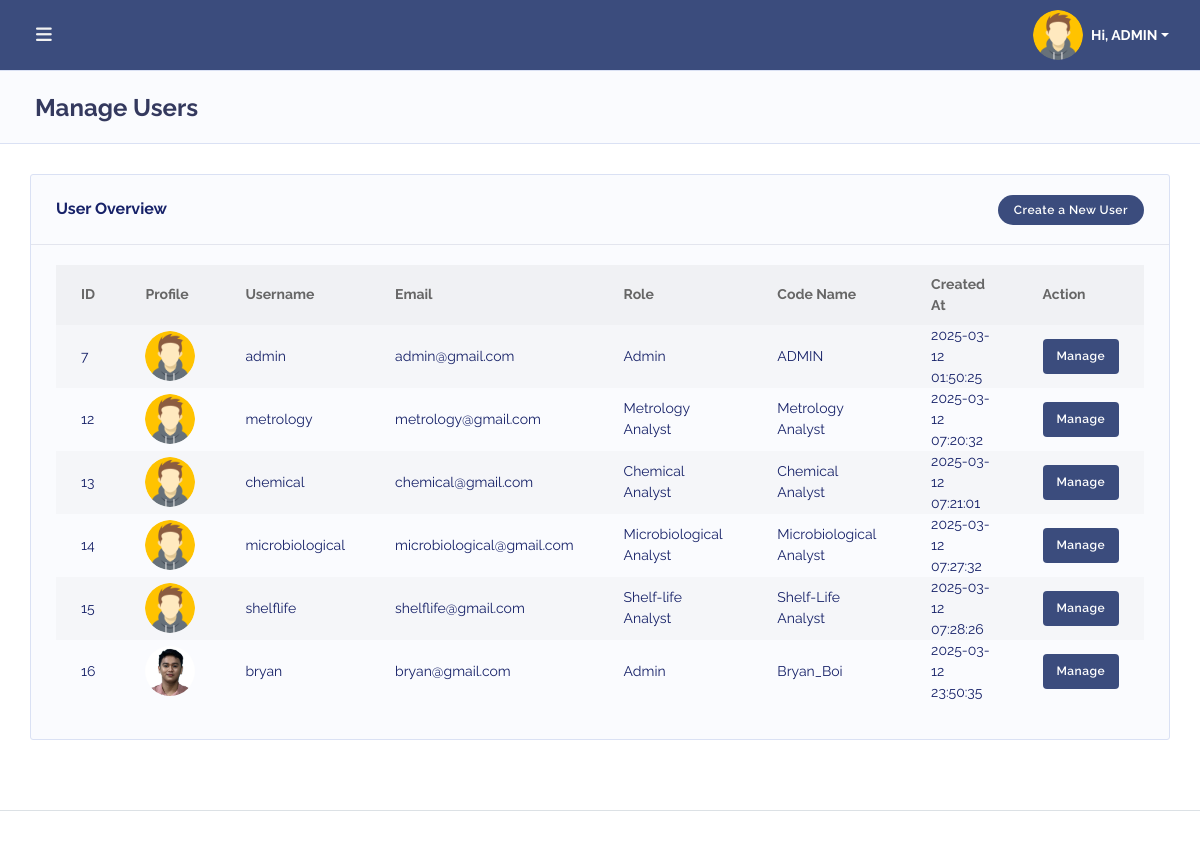
Page /manage_user.php (signed in) on the committed database.
### tables this page shows
CREATE TABLE `users` (
  `user_id` int(11) NOT NULL,
  `username` varchar(50) NOT NULL,
  `email` varchar(100) NOT NULL,
  `password` varchar(255) NOT NULL,
  `role` tinyint(1) NOT NULL DEFAULT 3 COMMENT '1 = Admin, 2 = Metrology Analyst, 3 = Chemical Analyst, 4 = Microbiological Analyst, 5 = Shelf-life Analyst',
  `code_name` varchar(100) DEFAULT NULL,
  `user_picture` varchar(255) DEFAULT NULL,
  `created_at` timestamp NOT NULL DEFAULT current_timestamp()
);

### manage_user.php (the view, shortened to what this page needs)
<?php
include 'temp_db.php';
$query = "SELECT user_id, username, email, role, code_name, user_picture, created_at
          FROM users
          WHERE role IN (1, 2, 3, 4, 5)";
$result = $conn->query($query);
$roles = [
    1 => 'Admin',
    2 => 'Metrology Analyst',
    3 => 'Chemical Analyst',
    4 => 'Microbiological Analyst',
    5 => 'Shelf-life Analyst'
];
?>
<!DOCTYPE html>
<html lang="en">
<head>
    <?php include('includes/header.php'); ?>
    <link rel="stylesheet" href="assets/modules/datatables/datatables.min.css">
    <link rel="stylesheet" href="assets/modules/datatables/DataTables-1.10.16/css/dataTables.bootstrap4.min.css">
    <link rel="stylesheet" href="assets/modules/datatables/Select-1.2.4/css/select.bootstrap4.min.css">
</head>
<body class="layout-4">
    <div id="app">
        <div class="main-wrapper main-wrapper-1">
            <?php include('includes/topnav.php'); include('includes/sidebar.php'); ?>
            <div class="main-content">
                <section class="section">
                    <div class="section-header">
                        <h1>Manage Users</h1>
                    </div>
                    <div class="section-body">
                        <div class="row">
                            <div class="col-12">
                                <div class="card">
                                    <div class="card-header d-flex justify-content-between align-items-center">
                                        <h4>User Overview</h4>
                                        <button class="btn" style="background-color: #3b4c7d; color: white;" onclick="window.location.href='signup.php'">Create a New User</button>
                                    </div>
                                    <div class="card-body">
                                        <div class="table-responsive">
                                            <table class="table table-striped v_center" id="table-1">
                                                <thead>
                                                    <tr>
                                                        <th>ID</th>
                                                        <th>Profile</th>
                                                        <th>Username</th>
                                                        <th>Email</th>
                                                        <th>Role</th>
                                                        <th>Code Name</th>
                                                        <th>Created At</th>
                                                        <th>Action</th>
                                                    </tr>
                                                </thead>
                                                <tbody>
                                                    <?php
                                                    if ($result->num_rows > 0) {
                                                        while ($row = $result->fetch_assoc()) {
                                                            $role = $roles[$row['role']] ?? 'Unknown';
                                                            $profilePic = $row['user_picture'] ? "<img src='{$row['user_picture']}' alt='Profile' width='50' class='rounded-circle'>" : "<img src='assets/img/default.png' alt='Default' width='50' class='rounded-circle'>";
                                                            echo "<tr>
                                                                <td>{$row['user_id']}</td>
                                                                <td>{$profilePic}</td>
                                                                <td>{$row['username']}</td>
                                                                <td>{$row['email']}</td>
                                                                <td>{$role}</td>
                                                                <td>{$row['code_name']}</td>
                                                                <td>{$row['created_at']}</td>
                                                                <td>
                                                                    <a href='manage_user_details.php?id={$row['user_id']}' class='btn' style='background-color: #3b4c7d; color: white;'>Manage</a>
                                                                </td>
                                                            </tr>";
                                                        }
                                                    } else {
                                                        echo "<tr><td colspan='8' class='text-center'>No users found</td></tr>";
                                                    }
                                                    ?>
                                                </tbody>
                                            </table>
                                        </div>
                                    </div>
                                </div>
                            </div>
                        </div>
                    </div>
                </section>
            </div>
            <?php include('includes/footer.php'); ?>
        </div>
    </div>
</body>
</html>

### includes/header.php (shortened to what this page needs)
<link rel="stylesheet" href="assets/modules/bootstrap/css/bootstrap.min.css">
<link rel="stylesheet" href="assets/modules/fontawesome/css/all.min.css">
<link rel="stylesheet" href="https://cdnjs.cloudflare.com/ajax/libs/font-awesome/6.7.2/css/all.min.css">
<link rel="stylesheet" href="assets/css/style.min.css">
<link rel="stylesheet" href="assets/css/components.min.css">

### includes/topnav.php (shortened to what this page needs)
<?php
include 'temp_db.php';
$user_id = $_SESSION['user_id'];
$query = $conn->prepare("SELECT code_name, user_picture FROM users WHERE user_id = ?");
$query->bind_param("i", $user_id);
$query->execute();
$query->bind_result($code_name, $user_picture);
$default_image = "uploads/default.png";
if (!empty($user_picture)) {
    if (!str_starts_with($user_picture, "uploads/")) {
        $user_picture = "uploads/" . $user_picture;
    }
} else {
    $user_picture = $default_image;
}
?>
<div class="navbar-bg"></div>
<nav class="navbar navbar-expand-lg main-navbar">
    <form class="form-inline mr-auto">
        <ul class="navbar-nav mr-3">
            <li><a href="#" data-toggle="sidebar" class="nav-link nav-link-lg"><i class="fas fa-bars"></i></a></li>
        </ul>
    </form>
    <ul class="navbar-nav navbar-right">
    <li class="dropdown">
    <a href="#" data-toggle="dropdown" class="nav-link dropdown-toggle nav-link-lg nav-link-user d-flex align-items-center">
        <img src="<?php echo htmlspecialchars($user_picture); ?>"
             class="rounded-circle mr-2"
             style="width: 50px; height: 50px; object-fit: cover;"
             alt="User Avatar">
        <span class="d-sm-inline d-none font-weight-bold" style="font-size: 14px;"> Hi,
            <?php echo htmlspecialchars($code_name); ?>
        </span>
    </a>
</li>
    </ul>
</nav>

### includes/footer.php (shortened to what this page needs)
<footer class="main-footer">
</footer>

### rows in the picture
users: code_name "ADMIN", user_id "7", username "admin", email "admin@gmail.com", role "Admin", created_at "2025-03-12 01:50:25"
users: user_id "12", username "metrology", email "metrology@gmail.com", role "Metrology Analyst", code_name "Metrology Analyst", created_at "2025-03-12 07:20:32"
users: user_id "13", username "chemical", email "chemical@gmail.com", role "Chemical Analyst", code_name "Chemical Analyst", created_at "2025-03-12 07:21:01"
users: user_id "14", username "microbiological", email "microbiological@gmail.com", role "Microbiological Analyst", code_name "Microbiological Analyst", created_at "2025-03-12 07:27:32"
users: user_id "15", username "shelflife", email "shelflife@gmail.com", role "Shelf-life Analyst", code_name "Shelf-Life Analyst", created_at "2025-03-12 07:28:26"
users: user_id "16", user_picture (picture), username "bryan", email "bryan@gmail.com", role "Admin", code_name "Bryan_Boi", created_at "2025-03-12 23:50:35"
